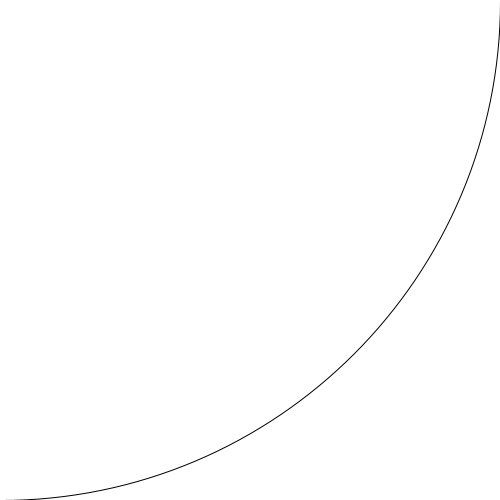
Frame 1 (no input)
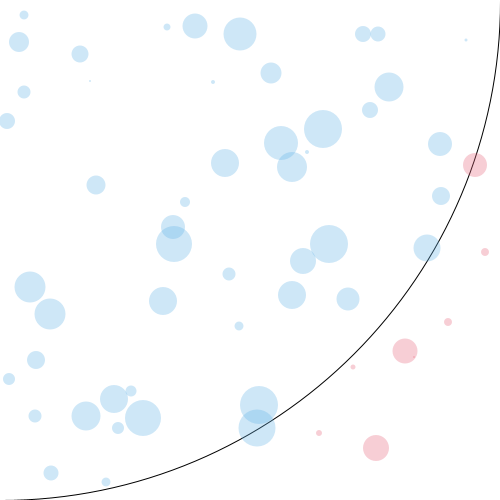
Frame 60 (the mouse pressed at the canvas centre just before this capture)
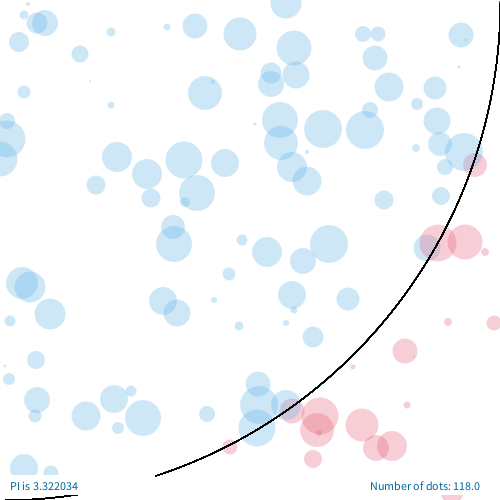
Frame 120 (the mouse held since frame 60 and released just before this capture)

The Processing sketch that drew these frames (run headless with seeded random() and noise(); from frame 60 on, the mouse is pressed at the canvas centre):

// Processing sketch: pi_fourths
// ── pi_fourths.pde
/* OpenProcessing Tweak of *@*http://www.openprocessing.org/sketch/188015*@* */
/* !do not delete the line above, required for linking your tweak if you upload again */
/* OpenProcessing Tweak of *@*http://www.openprocessing.org/sketch/188015*@* */
/* !do not delete the line above, required for linking your tweak if you upload again */
int counter_in;
int counter_out;
int counter_total;
int radius;
int myX, myY;
int prev_time;

void setup() {  //setup function called initially, only once
  size(500, 500);
  radius = 500;
  background(255);  //set background white
  ellipse(0, 0, radius*2, radius*2);
  counter_in = 0;
  counter_out = 0;
  counter_total = 0;
  noStroke();
  prev_time = millis();
}

void draw() {  //draw function loops
  if(mousePressed == true) { //add some interaction
      
    stroke(0);
    noFill();
    ellipse(0, 0, radius*2, radius*2);

    noStroke();
    fill(255, 255, 255);
    rect(5, radius-25, 150, 20);
    rect(radius-130, radius-25, 120, 20);
    fill(0, 102, 153);
    text("PI is " + Float.toString((4*(float)counter_in/counter_total)), 10, radius-10, 10);
    text("Number of dots: " + Float.toString(counter_total), radius-130, radius-10, 10);
  }
  
  if (millis() - prev_time < 1) {
    return;
  }
  prev_time = millis();
  
  //print("Difference is", pow(QUARTER_PI - (float)counter_in/counter_total, 2), counter_in, counter_out, counter_total, QUARTER_PI, (float)counter_in/counter_total, "\n");
  
  noStroke();
  myX = int(random(radius));
  myY = int(random(radius));
  if (myX*myX + myY*myY > radius*radius) {
    int r = int(random(40));
    fill(230, 100, 120, 80);
    ellipse(myX, myY, r, r);
    counter_out++;
  } else {
    int r = int(random(40));
    fill(100, 180, 230, 80);
    ellipse(myX, myY, r, r);
    counter_in++;
  }
  counter_total ++;
}
